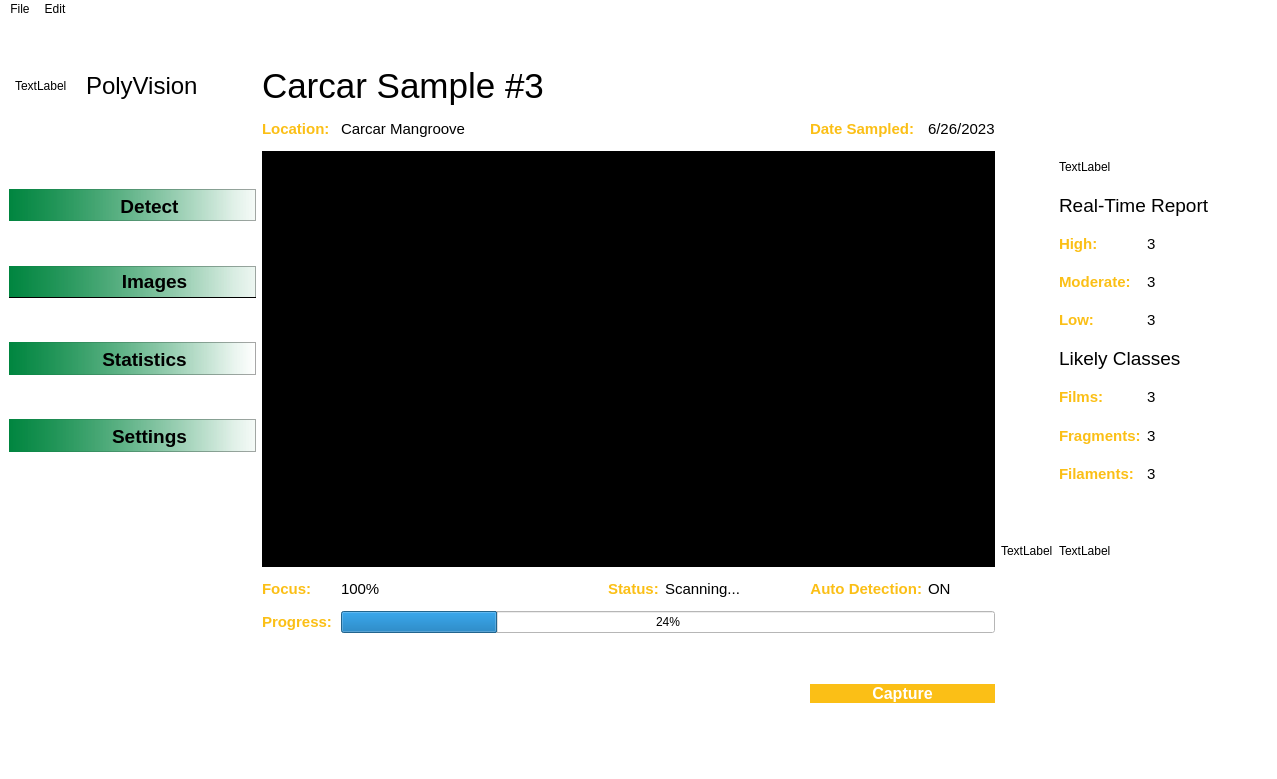
<?xml version="1.0" encoding="UTF-8"?>
<ui version="4.0">
 <class>MainWindow</class>
 <widget class="QMainWindow" name="MainWindow">
  <property name="geometry">
   <rect>
    <x>0</x>
    <y>0</y>
    <width>1276</width>
    <height>779</height>
   </rect>
  </property>
  <property name="windowTitle">
   <string>MainWindow</string>
  </property>
  <property name="styleSheet">
   <string notr="true">background-color: rgb(255, 255, 255);</string>
  </property>
  <widget class="QWidget" name="centralwidget">
   <layout class="QGridLayout" name="gridLayout_2">
    <item row="0" column="0">
     <layout class="QGridLayout" name="gridLayout">
      <item row="8" column="18">
       <widget class="QLabel" name="label_17">
        <property name="font">
         <font>
          <family>Nirmala UI</family>
          <pointsize>11</pointsize>
          <weight>50</weight>
          <bold>false</bold>
         </font>
        </property>
        <property name="styleSheet">
         <string notr="true"/>
        </property>
        <property name="text">
         <string>3</string>
        </property>
        <property name="alignment">
         <set>Qt::AlignLeading|Qt::AlignLeft|Qt::AlignVCenter</set>
        </property>
       </widget>
      </item>
      <item row="17" column="6">
       <widget class="QLabel" name="label_7">
        <property name="font">
         <font>
          <family>Nirmala UI</family>
          <pointsize>11</pointsize>
          <weight>50</weight>
          <bold>false</bold>
         </font>
        </property>
        <property name="styleSheet">
         <string notr="true"/>
        </property>
        <property name="text">
         <string>100%</string>
        </property>
        <property name="alignment">
         <set>Qt::AlignLeading|Qt::AlignLeft|Qt::AlignVCenter</set>
        </property>
       </widget>
      </item>
      <item row="16" column="16">
       <widget class="QLabel" name="label_42">
        <property name="text">
         <string>TextLabel</string>
        </property>
       </widget>
      </item>
      <item row="4" column="13">
       <widget class="QLabel" name="label_4">
        <property name="font">
         <font>
          <family>Nirmala UI</family>
          <pointsize>11</pointsize>
          <weight>75</weight>
          <bold>true</bold>
         </font>
        </property>
        <property name="styleSheet">
         <string notr="true">color:#fbbf16;</string>
        </property>
        <property name="text">
         <string>Date Sampled:</string>
        </property>
        <property name="alignment">
         <set>Qt::AlignLeading|Qt::AlignLeft|Qt::AlignVCenter</set>
        </property>
       </widget>
      </item>
      <item row="19" column="20">
       <widget class="QLabel" name="label_29">
        <property name="styleSheet">
         <string notr="true">color: rgb(255, 255, 255);</string>
        </property>
        <property name="text">
         <string>TextLabel</string>
        </property>
       </widget>
      </item>
      <item row="17" column="11">
       <widget class="QLabel" name="label_36">
        <property name="styleSheet">
         <string notr="true">color: rgb(255, 255, 255);</string>
        </property>
        <property name="text">
         <string>TextLabel</string>
        </property>
       </widget>
      </item>
      <item row="7" column="17" colspan="2">
       <widget class="QLabel" name="label_13">
        <property name="font">
         <font>
          <pointsize>14</pointsize>
         </font>
        </property>
        <property name="text">
         <string>Real-Time Report</string>
        </property>
       </widget>
      </item>
      <item row="20" column="13" rowspan="3" colspan="2">
       <widget class="QPushButton" name="pushButton">
        <property name="styleSheet">
         <string notr="true">QPushButton {
    background-color: #fbbf16;
    color: #FFFFFF;
    font: bold 16px;
    border-radius: 10px;
    border-color: #fbbf16;
}
QPushButton:hover {
    background-color: #9e780e;
}</string>
        </property>
        <property name="text">
         <string>Capture</string>
        </property>
       </widget>
      </item>
      <item row="19" column="4">
       <widget class="QLabel" name="label_39">
        <property name="styleSheet">
         <string notr="true">color: rgb(255, 255, 255);</string>
        </property>
        <property name="text">
         <string>TextLabel</string>
        </property>
       </widget>
      </item>
      <item row="2" column="2">
       <widget class="QLabel" name="label_33">
        <property name="text">
         <string/>
        </property>
        <property name="pixmap">
         <pixmap>PolyVision Logo (3).png</pixmap>
        </property>
        <property name="scaledContents">
         <bool>true</bool>
        </property>
       </widget>
      </item>
      <item row="16" column="17">
       <widget class="QLabel" name="label_38">
        <property name="text">
         <string>TextLabel</string>
        </property>
       </widget>
      </item>
      <item row="17" column="14">
       <widget class="QLabel" name="label_11">
        <property name="font">
         <font>
          <family>Nirmala UI</family>
          <pointsize>11</pointsize>
          <weight>50</weight>
          <bold>false</bold>
         </font>
        </property>
        <property name="styleSheet">
         <string notr="true"/>
        </property>
        <property name="text">
         <string>ON</string>
        </property>
        <property name="alignment">
         <set>Qt::AlignLeading|Qt::AlignLeft|Qt::AlignVCenter</set>
        </property>
       </widget>
      </item>
      <item row="9" column="0" colspan="5">
       <widget class="QFrame" name="frame_2">
        <property name="styleSheet">
         <string notr="true">background-color: qlineargradient(spread:pad, x1:0, y1:0, x2:1, y2:0, stop:0 rgba(0, 133, 63, 255), stop:0.909091 rgba(255, 255, 255, 167));</string>
        </property>
        <property name="frameShape">
         <enum>QFrame::StyledPanel</enum>
        </property>
        <property name="frameShadow">
         <enum>QFrame::Raised</enum>
        </property>
        <widget class="QLabel" name="Images">
         <property name="geometry">
          <rect>
           <x>0</x>
           <y>0</y>
           <width>291</width>
           <height>31</height>
          </rect>
         </property>
         <property name="font">
          <font>
           <family>Nirmala UI</family>
           <pointsize>14</pointsize>
           <weight>75</weight>
           <bold>true</bold>
          </font>
         </property>
         <property name="layoutDirection">
          <enum>Qt::LeftToRight</enum>
         </property>
         <property name="autoFillBackground">
          <bool>false</bool>
         </property>
         <property name="text">
          <string>Images</string>
         </property>
         <property name="alignment">
          <set>Qt::AlignCenter</set>
         </property>
         <property name="wordWrap">
          <bool>false</bool>
         </property>
        </widget>
       </widget>
      </item>
      <item row="16" column="20">
       <widget class="QLabel" name="label_35">
        <property name="styleSheet">
         <string notr="true">color: rgb(255, 255, 255);</string>
        </property>
        <property name="text">
         <string>TextLabel</string>
        </property>
       </widget>
      </item>
      <item row="9" column="18">
       <widget class="QLabel" name="label_19">
        <property name="font">
         <font>
          <family>Nirmala UI</family>
          <pointsize>11</pointsize>
          <weight>50</weight>
          <bold>false</bold>
         </font>
        </property>
        <property name="styleSheet">
         <string notr="true"/>
        </property>
        <property name="text">
         <string>3</string>
        </property>
        <property name="alignment">
         <set>Qt::AlignLeading|Qt::AlignLeft|Qt::AlignVCenter</set>
        </property>
       </widget>
      </item>
      <item row="6" column="18">
       <widget class="QLabel" name="label_30">
        <property name="styleSheet">
         <string notr="true">color: rgb(255, 255, 255);</string>
        </property>
        <property name="text">
         <string>TextLabel</string>
        </property>
       </widget>
      </item>
      <item row="17" column="7">
       <widget class="QLabel" name="label_37">
        <property name="styleSheet">
         <string notr="true">color: rgb(255, 255, 255);</string>
        </property>
        <property name="text">
         <string>TextLabel</string>
        </property>
       </widget>
      </item>
      <item row="7" column="0" colspan="5">
       <widget class="QFrame" name="frame">
        <property name="styleSheet">
         <string notr="true">background-color: qlineargradient(spread:pad, x1:0, y1:0, x2:1, y2:0, stop:0 rgba(0, 133, 63, 255), stop:0.909091 rgba(255, 255, 255, 167));</string>
        </property>
        <property name="frameShape">
         <enum>QFrame::StyledPanel</enum>
        </property>
        <property name="frameShadow">
         <enum>QFrame::Raised</enum>
        </property>
        <widget class="QLabel" name="Detect">
         <property name="geometry">
          <rect>
           <x>0</x>
           <y>0</y>
           <width>281</width>
           <height>34</height>
          </rect>
         </property>
         <property name="font">
          <font>
           <family>Nirmala UI</family>
           <pointsize>14</pointsize>
           <weight>75</weight>
           <bold>true</bold>
          </font>
         </property>
         <property name="layoutDirection">
          <enum>Qt::LeftToRight</enum>
         </property>
         <property name="autoFillBackground">
          <bool>false</bool>
         </property>
         <property name="styleSheet">
          <string notr="true">background-color: qlineargradient(spread:pad, x1:0, y1:0, x2:1, y2:0, stop:0 rgba(0, 133, 63, 255), stop:0.909091 rgba(255, 255, 255, 167));</string>
         </property>
         <property name="text">
          <string>Detect</string>
         </property>
         <property name="alignment">
          <set>Qt::AlignCenter</set>
         </property>
         <property name="wordWrap">
          <bool>false</bool>
         </property>
        </widget>
       </widget>
      </item>
      <item row="17" column="13">
       <widget class="QLabel" name="label_10">
        <property name="font">
         <font>
          <family>Nirmala UI</family>
          <pointsize>11</pointsize>
          <weight>75</weight>
          <bold>true</bold>
         </font>
        </property>
        <property name="styleSheet">
         <string notr="true">color:#fbbf16;</string>
        </property>
        <property name="text">
         <string>Auto Detection:</string>
        </property>
        <property name="alignment">
         <set>Qt::AlignRight|Qt::AlignTrailing|Qt::AlignVCenter</set>
        </property>
       </widget>
      </item>
      <item row="19" column="5">
       <widget class="QLabel" name="label_12">
        <property name="font">
         <font>
          <family>Nirmala UI</family>
          <pointsize>11</pointsize>
          <weight>75</weight>
          <bold>true</bold>
         </font>
        </property>
        <property name="styleSheet">
         <string notr="true">color:#fbbf16;</string>
        </property>
        <property name="text">
         <string>Progress:</string>
        </property>
        <property name="alignment">
         <set>Qt::AlignLeading|Qt::AlignLeft|Qt::AlignVCenter</set>
        </property>
       </widget>
      </item>
      <item row="4" column="5">
       <widget class="QLabel" name="label_2">
        <property name="font">
         <font>
          <family>Nirmala UI</family>
          <pointsize>11</pointsize>
          <weight>75</weight>
          <bold>true</bold>
         </font>
        </property>
        <property name="styleSheet">
         <string notr="true">color:#fbbf16;</string>
        </property>
        <property name="text">
         <string>Location:</string>
        </property>
        <property name="alignment">
         <set>Qt::AlignLeading|Qt::AlignLeft|Qt::AlignVCenter</set>
        </property>
       </widget>
      </item>
      <item row="13" column="17">
       <widget class="QLabel" name="label_23">
        <property name="font">
         <font>
          <family>Nirmala UI</family>
          <pointsize>11</pointsize>
          <weight>75</weight>
          <bold>true</bold>
         </font>
        </property>
        <property name="styleSheet">
         <string notr="true">color:#fbbf16;</string>
        </property>
        <property name="text">
         <string>Fragments:</string>
        </property>
        <property name="alignment">
         <set>Qt::AlignLeading|Qt::AlignLeft|Qt::AlignVCenter</set>
        </property>
       </widget>
      </item>
      <item row="17" column="5">
       <widget class="QLabel" name="label_6">
        <property name="font">
         <font>
          <family>Nirmala UI</family>
          <pointsize>11</pointsize>
          <weight>75</weight>
          <bold>true</bold>
         </font>
        </property>
        <property name="styleSheet">
         <string notr="true">color:#fbbf16;</string>
        </property>
        <property name="text">
         <string>Focus:</string>
        </property>
        <property name="alignment">
         <set>Qt::AlignLeading|Qt::AlignLeft|Qt::AlignVCenter</set>
        </property>
       </widget>
      </item>
      <item row="2" column="8">
       <widget class="QLabel" name="label_31">
        <property name="styleSheet">
         <string notr="true">color: rgb(255, 255, 255);</string>
        </property>
        <property name="text">
         <string>TextLabel</string>
        </property>
       </widget>
      </item>
      <item row="10" column="18">
       <widget class="QLabel" name="label_18">
        <property name="font">
         <font>
          <family>Nirmala UI</family>
          <pointsize>11</pointsize>
          <weight>50</weight>
          <bold>false</bold>
         </font>
        </property>
        <property name="styleSheet">
         <string notr="true"/>
        </property>
        <property name="text">
         <string>3</string>
        </property>
        <property name="alignment">
         <set>Qt::AlignLeading|Qt::AlignLeft|Qt::AlignVCenter</set>
        </property>
       </widget>
      </item>
      <item row="9" column="17">
       <widget class="QLabel" name="label_15">
        <property name="font">
         <font>
          <family>Nirmala UI</family>
          <pointsize>11</pointsize>
          <weight>75</weight>
          <bold>true</bold>
         </font>
        </property>
        <property name="styleSheet">
         <string notr="true">color:#fbbf16;</string>
        </property>
        <property name="text">
         <string>Moderate:</string>
        </property>
        <property name="alignment">
         <set>Qt::AlignLeading|Qt::AlignLeft|Qt::AlignVCenter</set>
        </property>
       </widget>
      </item>
      <item row="6" column="5" rowspan="11" colspan="10">
       <widget class="QLabel" name="label_28">
        <property name="styleSheet">
         <string notr="true">background-color: rgb(0, 0, 0);</string>
        </property>
        <property name="text">
         <string>TextLabel</string>
        </property>
       </widget>
      </item>
      <item row="17" column="9">
       <widget class="QLabel" name="label_8">
        <property name="font">
         <font>
          <family>Nirmala UI</family>
          <pointsize>11</pointsize>
          <weight>75</weight>
          <bold>true</bold>
         </font>
        </property>
        <property name="styleSheet">
         <string notr="true">color:#fbbf16;</string>
        </property>
        <property name="text">
         <string>Status:</string>
        </property>
        <property name="alignment">
         <set>Qt::AlignLeading|Qt::AlignLeft|Qt::AlignVCenter</set>
        </property>
       </widget>
      </item>
      <item row="8" column="17">
       <widget class="QLabel" name="label_14">
        <property name="font">
         <font>
          <family>Nirmala UI</family>
          <pointsize>11</pointsize>
          <weight>75</weight>
          <bold>true</bold>
         </font>
        </property>
        <property name="styleSheet">
         <string notr="true">color:#fbbf16;</string>
        </property>
        <property name="text">
         <string>High:</string>
        </property>
        <property name="alignment">
         <set>Qt::AlignLeading|Qt::AlignLeft|Qt::AlignVCenter</set>
        </property>
       </widget>
      </item>
      <item row="17" column="10">
       <widget class="QLabel" name="label_9">
        <property name="font">
         <font>
          <family>Nirmala UI</family>
          <pointsize>11</pointsize>
          <weight>50</weight>
          <bold>false</bold>
         </font>
        </property>
        <property name="styleSheet">
         <string notr="true"/>
        </property>
        <property name="text">
         <string>Scanning...</string>
        </property>
        <property name="alignment">
         <set>Qt::AlignLeading|Qt::AlignLeft|Qt::AlignVCenter</set>
        </property>
       </widget>
      </item>
      <item row="12" column="18">
       <widget class="QLabel" name="label_24">
        <property name="font">
         <font>
          <family>Nirmala UI</family>
          <pointsize>11</pointsize>
          <weight>50</weight>
          <bold>false</bold>
         </font>
        </property>
        <property name="styleSheet">
         <string notr="true"/>
        </property>
        <property name="text">
         <string>3</string>
        </property>
        <property name="alignment">
         <set>Qt::AlignLeading|Qt::AlignLeft|Qt::AlignVCenter</set>
        </property>
       </widget>
      </item>
      <item row="1" column="8">
       <widget class="QLabel" name="label_32">
        <property name="styleSheet">
         <string notr="true">color: rgb(255, 255, 255);</string>
        </property>
        <property name="text">
         <string>TextLabel</string>
        </property>
       </widget>
      </item>
      <item row="2" column="1">
       <widget class="QLabel" name="label_41">
        <property name="text">
         <string>TextLabel</string>
        </property>
       </widget>
      </item>
      <item row="17" column="20">
       <widget class="QLabel" name="label_34">
        <property name="styleSheet">
         <string notr="true">color: rgb(255, 255, 255);</string>
        </property>
        <property name="text">
         <string>TextLabel</string>
        </property>
       </widget>
      </item>
      <item row="10" column="17">
       <widget class="QLabel" name="label_16">
        <property name="font">
         <font>
          <family>Nirmala UI</family>
          <pointsize>11</pointsize>
          <weight>75</weight>
          <bold>true</bold>
         </font>
        </property>
        <property name="styleSheet">
         <string notr="true">color:#fbbf16;</string>
        </property>
        <property name="text">
         <string>Low:</string>
        </property>
        <property name="alignment">
         <set>Qt::AlignLeading|Qt::AlignLeft|Qt::AlignVCenter</set>
        </property>
       </widget>
      </item>
      <item row="13" column="18">
       <widget class="QLabel" name="label_25">
        <property name="font">
         <font>
          <family>Nirmala UI</family>
          <pointsize>11</pointsize>
          <weight>50</weight>
          <bold>false</bold>
         </font>
        </property>
        <property name="styleSheet">
         <string notr="true"/>
        </property>
        <property name="text">
         <string>3</string>
        </property>
        <property name="alignment">
         <set>Qt::AlignLeading|Qt::AlignLeft|Qt::AlignVCenter</set>
        </property>
       </widget>
      </item>
      <item row="11" column="17" colspan="2">
       <widget class="QLabel" name="label_20">
        <property name="font">
         <font>
          <pointsize>14</pointsize>
         </font>
        </property>
        <property name="text">
         <string>Likely Classes</string>
        </property>
       </widget>
      </item>
      <item row="14" column="18">
       <widget class="QLabel" name="label_21">
        <property name="font">
         <font>
          <family>Nirmala UI</family>
          <pointsize>11</pointsize>
          <weight>50</weight>
          <bold>false</bold>
         </font>
        </property>
        <property name="styleSheet">
         <string notr="true"/>
        </property>
        <property name="text">
         <string>3</string>
        </property>
        <property name="alignment">
         <set>Qt::AlignLeading|Qt::AlignLeft|Qt::AlignVCenter</set>
        </property>
       </widget>
      </item>
      <item row="4" column="14">
       <widget class="QLabel" name="label_5">
        <property name="font">
         <font>
          <family>Nirmala UI</family>
          <pointsize>11</pointsize>
          <weight>50</weight>
          <bold>false</bold>
         </font>
        </property>
        <property name="styleSheet">
         <string notr="true"/>
        </property>
        <property name="text">
         <string>6/26/2023</string>
        </property>
        <property name="alignment">
         <set>Qt::AlignLeading|Qt::AlignLeft|Qt::AlignVCenter</set>
        </property>
       </widget>
      </item>
      <item row="11" column="0" colspan="5">
       <widget class="QFrame" name="frame_3">
        <property name="styleSheet">
         <string notr="true">background-color: qlineargradient(spread:pad, x1:0, y1:0, x2:1, y2:0, stop:0 rgba(0, 133, 63, 255), stop:0.909091 rgba(255, 255, 255, 167));</string>
        </property>
        <property name="frameShape">
         <enum>QFrame::StyledPanel</enum>
        </property>
        <property name="frameShadow">
         <enum>QFrame::Raised</enum>
        </property>
        <widget class="QLabel" name="Images_2">
         <property name="enabled">
          <bool>true</bool>
         </property>
         <property name="geometry">
          <rect>
           <x>0</x>
           <y>0</y>
           <width>271</width>
           <height>34</height>
          </rect>
         </property>
         <property name="font">
          <font>
           <family>Nirmala UI</family>
           <pointsize>14</pointsize>
           <weight>75</weight>
           <bold>true</bold>
          </font>
         </property>
         <property name="layoutDirection">
          <enum>Qt::LeftToRight</enum>
         </property>
         <property name="autoFillBackground">
          <bool>false</bool>
         </property>
         <property name="text">
          <string>Statistics</string>
         </property>
         <property name="scaledContents">
          <bool>false</bool>
         </property>
         <property name="alignment">
          <set>Qt::AlignCenter</set>
         </property>
         <property name="wordWrap">
          <bool>false</bool>
         </property>
         <property name="openExternalLinks">
          <bool>true</bool>
         </property>
        </widget>
       </widget>
      </item>
      <item row="6" column="17">
       <widget class="QLabel" name="label_40">
        <property name="text">
         <string>TextLabel</string>
        </property>
       </widget>
      </item>
      <item row="14" column="17">
       <widget class="QLabel" name="label_22">
        <property name="font">
         <font>
          <family>Nirmala UI</family>
          <pointsize>11</pointsize>
          <weight>75</weight>
          <bold>true</bold>
         </font>
        </property>
        <property name="styleSheet">
         <string notr="true">color:#fbbf16;</string>
        </property>
        <property name="text">
         <string>Filaments:</string>
        </property>
        <property name="alignment">
         <set>Qt::AlignLeading|Qt::AlignLeft|Qt::AlignVCenter</set>
        </property>
       </widget>
      </item>
      <item row="4" column="6">
       <widget class="QLabel" name="label_3">
        <property name="font">
         <font>
          <family>Nirmala UI</family>
          <pointsize>11</pointsize>
          <weight>50</weight>
          <bold>false</bold>
         </font>
        </property>
        <property name="styleSheet">
         <string notr="true"/>
        </property>
        <property name="text">
         <string>Carcar Mangroove</string>
        </property>
        <property name="alignment">
         <set>Qt::AlignLeading|Qt::AlignLeft|Qt::AlignVCenter</set>
        </property>
       </widget>
      </item>
      <item row="13" column="0" colspan="5">
       <widget class="QFrame" name="frame_4">
        <property name="styleSheet">
         <string notr="true">background-color: qlineargradient(spread:pad, x1:0, y1:0, x2:1, y2:0, stop:0 rgba(0, 133, 63, 255), stop:0.909091 rgba(255, 255, 255, 167));</string>
        </property>
        <property name="frameShape">
         <enum>QFrame::StyledPanel</enum>
        </property>
        <property name="frameShadow">
         <enum>QFrame::Raised</enum>
        </property>
        <widget class="QLabel" name="Images_3">
         <property name="geometry">
          <rect>
           <x>0</x>
           <y>0</y>
           <width>281</width>
           <height>34</height>
          </rect>
         </property>
         <property name="font">
          <font>
           <family>Nirmala UI</family>
           <pointsize>14</pointsize>
           <weight>75</weight>
           <bold>true</bold>
          </font>
         </property>
         <property name="layoutDirection">
          <enum>Qt::LeftToRight</enum>
         </property>
         <property name="autoFillBackground">
          <bool>false</bool>
         </property>
         <property name="text">
          <string>Settings</string>
         </property>
         <property name="alignment">
          <set>Qt::AlignCenter</set>
         </property>
         <property name="wordWrap">
          <bool>false</bool>
         </property>
        </widget>
       </widget>
      </item>
      <item row="2" column="5" colspan="3">
       <widget class="QLabel" name="label">
        <property name="font">
         <font>
          <pointsize>26</pointsize>
         </font>
        </property>
        <property name="text">
         <string>Carcar Sample #3</string>
        </property>
       </widget>
      </item>
      <item row="2" column="3">
       <widget class="QLabel" name="label_27">
        <property name="font">
         <font>
          <family>Segoe UI Historic</family>
          <pointsize>18</pointsize>
         </font>
        </property>
        <property name="text">
         <string>PolyVision</string>
        </property>
       </widget>
      </item>
      <item row="19" column="6" colspan="9">
       <widget class="QProgressBar" name="progressBar">
        <property name="value">
         <number>24</number>
        </property>
       </widget>
      </item>
      <item row="12" column="17">
       <widget class="QLabel" name="label_26">
        <property name="font">
         <font>
          <family>Nirmala UI</family>
          <pointsize>11</pointsize>
          <weight>75</weight>
          <bold>true</bold>
         </font>
        </property>
        <property name="styleSheet">
         <string notr="true">color:#fbbf16;</string>
        </property>
        <property name="text">
         <string>Films:</string>
        </property>
        <property name="alignment">
         <set>Qt::AlignLeading|Qt::AlignLeft|Qt::AlignVCenter</set>
        </property>
       </widget>
      </item>
     </layout>
    </item>
   </layout>
  </widget>
  <widget class="QMenuBar" name="menubar">
   <property name="geometry">
    <rect>
     <x>0</x>
     <y>0</y>
     <width>1276</width>
     <height>21</height>
    </rect>
   </property>
   <widget class="QMenu" name="menuFile">
    <property name="title">
     <string>File</string>
    </property>
    <addaction name="actionNew"/>
    <addaction name="actionSave"/>
    <addaction name="actionSave_As"/>
   </widget>
   <widget class="QMenu" name="menuEdit">
    <property name="title">
     <string>Edit</string>
    </property>
    <addaction name="actionUndo"/>
    <addaction name="actionRedo"/>
    <addaction name="actionCopy"/>
    <addaction name="actionPaste"/>
   </widget>
   <addaction name="menuFile"/>
   <addaction name="menuEdit"/>
  </widget>
  <widget class="QStatusBar" name="statusbar"/>
  <action name="actionNew">
   <property name="text">
    <string>New</string>
   </property>
   <property name="statusTip">
    <string>Create New file</string>
   </property>
   <property name="shortcut">
    <string>Ctrl+N</string>
   </property>
  </action>
  <action name="actionSave">
   <property name="text">
    <string>Save</string>
   </property>
   <property name="statusTip">
    <string>Save current file</string>
   </property>
   <property name="shortcut">
    <string>Ctrl+S</string>
   </property>
  </action>
  <action name="actionSave_As">
   <property name="text">
    <string>Save As</string>
   </property>
   <property name="statusTip">
    <string>Save a file as...</string>
   </property>
   <property name="shortcut">
    <string>Ctrl+Shift+S</string>
   </property>
  </action>
  <action name="actionUndo">
   <property name="text">
    <string>Undo</string>
   </property>
   <property name="statusTip">
    <string>Undo edits</string>
   </property>
   <property name="shortcut">
    <string>Ctrl+Z</string>
   </property>
  </action>
  <action name="actionRedo">
   <property name="text">
    <string>Redo</string>
   </property>
   <property name="statusTip">
    <string>Redo edit</string>
   </property>
   <property name="shortcut">
    <string>Ctrl+Shift+Z</string>
   </property>
  </action>
  <action name="actionCopy">
   <property name="text">
    <string>Copy</string>
   </property>
   <property name="statusTip">
    <string>Copy a file</string>
   </property>
   <property name="shortcut">
    <string>Ctrl+C</string>
   </property>
  </action>
  <action name="actionPaste">
   <property name="text">
    <string>Paste</string>
   </property>
   <property name="statusTip">
    <string>Paste a file</string>
   </property>
   <property name="shortcut">
    <string>Ctrl+V</string>
   </property>
  </action>
 </widget>
 <resources/>
 <connections/>
</ui>
